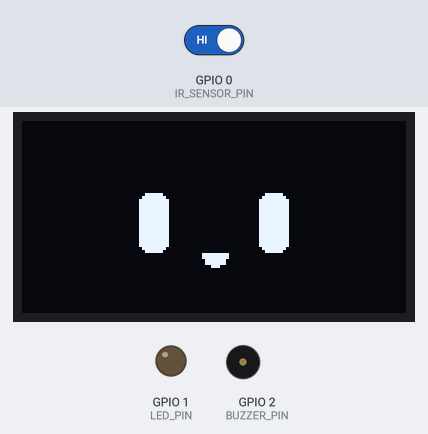
A sketch run on a simulated ESP32. Parts: 128×64 one-colour display, output pins drawn as LEDs (lit = HIGH), buzzer (waves = sounding). The inputs (shaded band) are chosen by the test bench; at power-on: GPIO 0 (IR_SENSOR_PIN) HIGH.

Above: at 1.2 s.
1.3 s: GPIO 0 (IR_SENSOR_PIN) driven LOW
At 5.8 s:
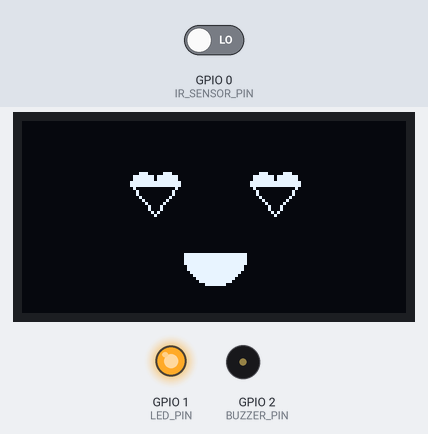
At 12.8 s:
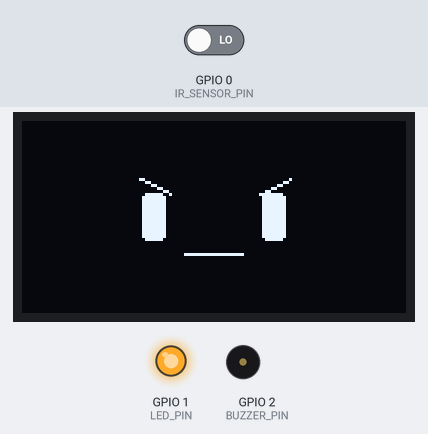
Timing chart, 0 to 14.3 s (numbered marks = the images above; inputs shaded):
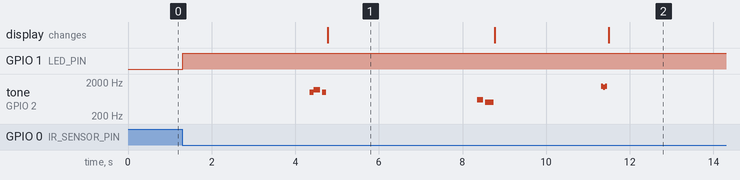

Measured:
- after the input at 1.3 s, GPIO 1 (LED_PIN): LOW → HIGH at once; tone on GPIO 2 (BUZZER_PIN): plays 988 Hz for 0.10 s, 1175 Hz for 0.15 s, 988 Hz for 0.10 s, 600 Hz for 0.15 s, 500 Hz for 0.20 s, 1500 Hz for 0.05 s … (8 notes in this stretch), starting after 3.0 s; the display: changes after 3.5 s (image 1)
- what the display in image 1 shows lasts 4.0 s, from 4.8 s to 8.8 s

The sketch:

MINI_DESK_BOT.ino
```cpp
#include <Arduino.h>
#include <U8g2lib.h>

// Change this to match your OLED model and connection.
// This example uses a common 128x64 SSD1306 OLED with hardware I2C.
U8G2_SSD1306_128X64_NONAME_F_HW_I2C u8g2(U8G2_R0, /* reset=*/ U8X8_PIN_NONE);

// Set some constants for face parts to make the code easier to read and modify
const int face_center_x = 64;
const int face_center_y = 32;
const int eye_spacing = 20;
const int eye_y_offset = -8;
const int mouth_y_offset = 12;

// Pin Definitions for the new components
const int IR_SENSOR_PIN = 0; // GPIO 0 for IR sensor
const int LED_PIN = 1;       // GPIO 1 for LED
const int BUZZER_PIN = 2;    // GPIO 2 for buzzer

// PWM settings for the buzzer
const int PWM_FREQUENCY = 5000;
const int PWM_RESOLUTION = 8; // 8-bit resolution (0-255)

// State variables for sensor logic
unsigned long lastTouchTime = 0;
unsigned long touchStartTime = 0;
unsigned int touchCount = 0;
bool isTouched = false;
bool wasTouched = false;
bool soundPlaying = false;
unsigned long soundStartTime = 0;

// Enum to define the emotional states
enum EmotionState {
  NORMAL,
  SMILE,
  ANGRY,
  SAD,
  LAUGH,
  LOVE
};

EmotionState currentState = NORMAL;

// --- Function Prototypes for each emotion state and sounds ---
void drawNormal();
void drawSmile();
void drawAngry();
void drawSad();
void drawLaugh();
void drawLove();

void playSmileSound();
void playAngrySound();
void playSadSound();
void playLaughSound();
void playLoveSound();
void stopBuzzer();

// --- Setup Function ---
void setup() {
  u8g2.begin();
  pinMode(IR_SENSOR_PIN, INPUT);
  pinMode(LED_PIN, OUTPUT);
  pinMode(BUZZER_PIN, OUTPUT);

  // Configure PWM for the buzzer using the new API
  ledcAttach(BUZZER_PIN, PWM_FREQUENCY, PWM_RESOLUTION);
}

// --- Face Drawing Functions ---

// Draws a standard face with simple circular eyes
void drawNormal() {
  // Eyes: two large rounded rectangles
  u8g2.drawRBox(face_center_x - eye_spacing - 5, face_center_y + eye_y_offset, 10, 20, 3); // Left Eye
  u8g2.drawRBox(face_center_x + eye_spacing - 5, face_center_y + eye_y_offset, 10, 20, 3); // Right Eye
  // Mouth: a slightly curved line
  u8g2.drawDisc(face_center_x, face_center_y + mouth_y_offset, 4, U8G2_DRAW_LOWER_LEFT | U8G2_DRAW_LOWER_RIGHT); // Mouth
}

// Draws a smiling face with a curved mouth
void drawSmile() {
  // Eyes: two large rounded rectangles
  u8g2.drawRBox(face_center_x - eye_spacing - 5, face_center_y + eye_y_offset, 10, 20, 3); // Left Eye
  u8g2.drawRBox(face_center_x + eye_spacing - 5, face_center_y + eye_y_offset, 10, 20, 3); // Right Eye
  // Mouth: A half-circle using lower quadrants
  u8g2.drawDisc(face_center_x, face_center_y + mouth_y_offset, 10, U8G2_DRAW_LOWER_LEFT | U8G2_DRAW_LOWER_RIGHT); // Mouth
}

// Draws an angry face with slanted eyebrows
void drawAngry() {
  // Eyes: smaller rounded rectangles
  u8g2.drawRBox(face_center_x - eye_spacing - 4, face_center_y + eye_y_offset, 8, 16, 2); // Left Eye
  u8g2.drawRBox(face_center_x + eye_spacing - 4, face_center_y + eye_y_offset, 8, 16, 2); // Right Eye
  // Eyebrows: slanted lines
  u8g2.drawLine(face_center_x - eye_spacing - 5, face_center_y + eye_y_offset - 5, face_center_x - eye_spacing + 5, face_center_y + eye_y_offset); // Left Brow
  u8g2.drawLine(face_center_x + eye_spacing + 5, face_center_y + eye_y_offset - 5, face_center_x + eye_spacing - 5, face_center_y + eye_y_offset); // Right Brow
  // Mouth: a straight line
  u8g2.drawHLine(face_center_x - 10, face_center_y + mouth_y_offset, 20); // Mouth
}

// Draws a sad face with a downward-curved mouth and a teardrop
void drawSad() {
  // Eyes: large rounded rectangles
  u8g2.drawRBox(face_center_x - eye_spacing - 5, face_center_y + eye_y_offset, 10, 20, 3); // Left Eye
  u8g2.drawRBox(face_center_x + eye_spacing - 5, face_center_y + eye_y_offset, 10, 20, 3); // Right Eye
  // Mouth: a half-circle using upper quadrants
  u8g2.drawDisc(face_center_x, face_center_y + mouth_y_offset + 5, 10, U8G2_DRAW_UPPER_LEFT | U8G2_DRAW_UPPER_RIGHT); // Mouth
}

// Draws a laughing face with wide-open eyes and mouth
void drawLaugh() {
  // Left eye: The > shape
  u8g2.drawLine(face_center_x - eye_spacing - 2, face_center_y + eye_y_offset, face_center_x - eye_spacing + 8, face_center_y + eye_y_offset + 10);
  u8g2.drawLine(face_center_x - eye_spacing - 2, face_center_y + eye_y_offset + 20, face_center_x - eye_spacing + 8, face_center_y + eye_y_offset + 10);

  // Right eye: The < shape
  u8g2.drawLine(face_center_x + eye_spacing + 2, face_center_y + eye_y_offset, face_center_x + eye_spacing - 8, face_center_y + eye_y_offset + 10);
  u8g2.drawLine(face_center_x + eye_spacing + 2, face_center_y + eye_y_offset + 20, face_center_x + eye_spacing - 8, face_center_y + eye_y_offset + 10);


  // Mouth: a large half-circle for the wide-open mouth
  u8g2.drawDisc(face_center_x, face_center_y + mouth_y_offset, 12, U8G2_DRAW_LOWER_LEFT | U8G2_DRAW_LOWER_RIGHT); // Mouth
  // Tongue
  u8g2.drawDisc(face_center_x, face_center_y + mouth_y_offset + 5, 5, U8G2_DRAW_UPPER_LEFT | U8G2_DRAW_UPPER_RIGHT);
}

// Draws a face with heart-shaped eyes
void drawLove() {
   // Left Heart
  u8g2.drawDisc(face_center_x - eye_spacing - 4, face_center_y + eye_y_offset - 3, 4, U8G2_DRAW_UPPER_LEFT | U8G2_DRAW_UPPER_RIGHT);
  u8g2.drawDisc(face_center_x - eye_spacing + 4, face_center_y + eye_y_offset - 3, 4, U8G2_DRAW_UPPER_LEFT | U8G2_DRAW_UPPER_RIGHT);
  u8g2.drawLine(face_center_x - eye_spacing - 8, face_center_y + eye_y_offset - 3, face_center_x - eye_spacing, face_center_y + eye_y_offset + 7);
  u8g2.drawLine(face_center_x - eye_spacing, face_center_y + eye_y_offset + 7, face_center_x - eye_spacing + 8, face_center_y + eye_y_offset - 3);

  // Right Heart
  u8g2.drawDisc(face_center_x + eye_spacing - 4, face_center_y + eye_y_offset - 3, 4, U8G2_DRAW_UPPER_LEFT | U8G2_DRAW_UPPER_RIGHT);
  u8g2.drawDisc(face_center_x + eye_spacing + 4, face_center_y + eye_y_offset - 3, 4, U8G2_DRAW_UPPER_LEFT | U8G2_DRAW_UPPER_RIGHT);
  u8g2.drawLine(face_center_x + eye_spacing - 8, face_center_y + eye_y_offset - 3, face_center_x + eye_spacing, face_center_y + eye_y_offset + 7);
  u8g2.drawLine(face_center_x + eye_spacing, face_center_y + eye_y_offset + 7, face_center_x + eye_spacing + 8, face_center_y + eye_y_offset - 3);

  // Mouth: A simple smiling arc
  u8g2.drawDisc(face_center_x, face_center_y + mouth_y_offset, 10, U8G2_DRAW_LOWER_LEFT | U8G2_DRAW_LOWER_RIGHT);
}

// --- Sound Functions ---

void playSmileSound() {
  // A playful, rising arpeggio
  ledcWriteTone(BUZZER_PIN, 880); // A5
  delay(50);
  ledcWriteTone(BUZZER_PIN, 1047); // C6
  delay(50);
  ledcWriteTone(BUZZER_PIN, 1319); // E6
  delay(50);
  stopBuzzer();
}

void playAngrySound() {
  // A rapid, squeaky "frustrated" sound
  ledcWriteTone(BUZZER_PIN, 1500);
  delay(50);
  ledcWriteTone(BUZZER_PIN, 1400);
  delay(50);
  ledcWriteTone(BUZZER_PIN, 1500);
  delay(50);
  stopBuzzer();
}

void playSadSound() {
  // A "whining" or whimpering sound
  ledcWriteTone(BUZZER_PIN, 600);
  delay(150);
  stopBuzzer();
  delay(50);
  ledcWriteTone(BUZZER_PIN, 500);
  delay(200);
  stopBuzzer();
}

void playLaughSound() {
  // A series of joyful, varied chirps
  ledcWriteTone(BUZZER_PIN, 1000);
  delay(75);
  stopBuzzer();
  delay(25);
  ledcWriteTone(BUZZER_PIN, 1200);
  delay(75);
  stopBuzzer();
  delay(25);
  ledcWriteTone(BUZZER_PIN, 1400);
  delay(75);
  stopBuzzer();
}

void playLoveSound() {
  // A gentle, sweet melody
  ledcWriteTone(BUZZER_PIN, 988); // B5
  delay(100);
  ledcWriteTone(BUZZER_PIN, 1175); // D6
  delay(150);
  stopBuzzer();
  delay(50);
  ledcWriteTone(BUZZER_PIN, 988);
  delay(100);
  stopBuzzer();
}

void stopBuzzer() {
  ledcWrite(BUZZER_PIN, 0);
}

// --- Main Loop Function ---
void loop() {
  u8g2.clearBuffer();
  EmotionState previousState = currentState;
  isTouched = !digitalRead(IR_SENSOR_PIN);

  // Check for a new touch
  if (isTouched && !wasTouched) {
    // A new touch has just started
    digitalWrite(LED_PIN, HIGH);
    touchStartTime = millis();
    lastTouchTime = millis();
    touchCount++;
    // Reset count if it's been too long since the last touch
    if (millis() - lastTouchTime > 500) {
      touchCount = 1;
    }
    wasTouched = true;
  }
  // Check if touch has ended
  if (!isTouched && wasTouched) {
    digitalWrite(LED_PIN, LOW);
    stopBuzzer();
    soundPlaying = false;
    wasTouched = false;
  }

  // Logic to determine the expression
  if (isTouched) {
    unsigned long touchDuration = millis() - touchStartTime;
    if (touchDuration >= 10000) {
      currentState = ANGRY;
    } else if (touchDuration >= 7000) {
      currentState = SAD;
    } else if (touchDuration >= 3000) {
      currentState = LOVE;
    } else if (touchCount == 2) {
      currentState = SMILE;
    } else if (touchCount >= 3) {
      currentState = LAUGH;
    }
  } else {
    // No touch, reset and go to normal
    currentState = NORMAL;
    if (millis() - lastTouchTime > 500) {
      touchCount = 0;
    }
  }

  // Play sound effect if the state has changed
  if (currentState != previousState && currentState != NORMAL) {
    switch (currentState) {
      case SMILE:
        playSmileSound();
        break;
      case ANGRY:
        playAngrySound();
        break;
      case SAD:
        playSadSound();
        break;
      case LAUGH:
        playLaughSound();
        break;
      case LOVE:
        playLoveSound();
        break;
      default:
        break;
    }
  }

  // Draw the face based on the current state
  switch (currentState) {
    case NORMAL:
      drawNormal();
      break;
    case SMILE:
      drawSmile();
      break;
    case ANGRY:
      drawAngry();
      break;
    case SAD:
      drawSad();
      break;
    case LAUGH:
      drawLaugh();
      break;
    case LOVE:
      drawLove();
      break;
  }

  u8g2.sendBuffer();
  // Small delay to prevent display flickering
  delay(10);
}
```
